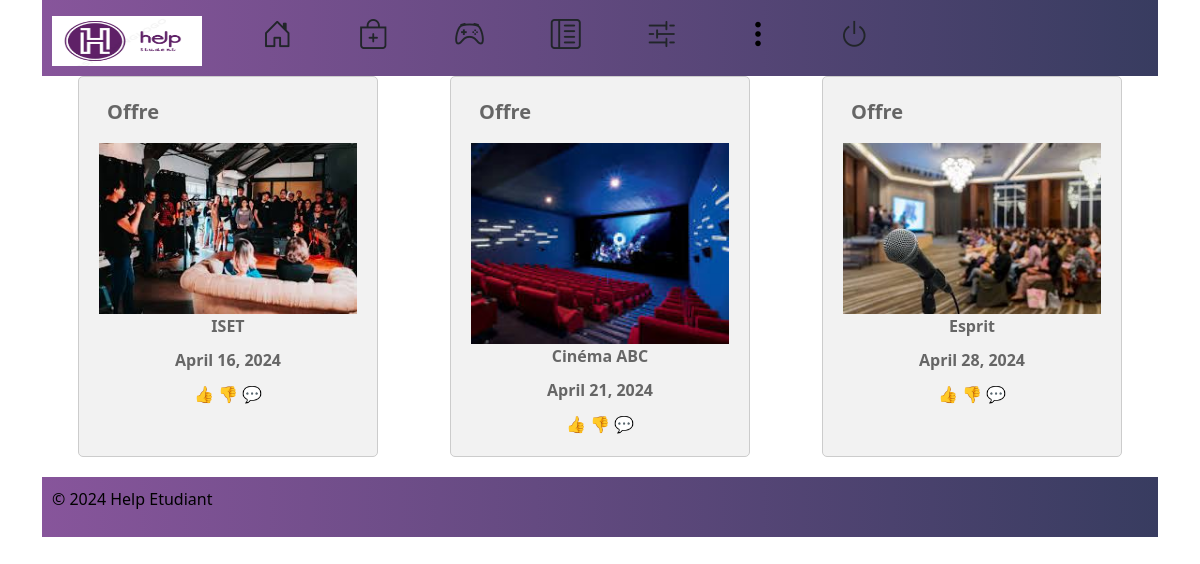
Page /evenement on the committed database.
### alamy/models.py (models this page shows, shortened)
class Poste(models.Model):
    TYPE_CHOICES = [
        (0, 'Offre'),
        (1, 'Demande'),
    ]
    type = models.IntegerField(choices=TYPE_CHOICES)
    image = models.ImageField(null=True, blank=True)
    utilisateur = models.ForeignKey('Utilisateur', on_delete=models.CASCADE, null=True)
    likes_count = models.IntegerField(default=0)
    dislikes_count = models.IntegerField(default=0)
    comments_count = models.IntegerField(default=0)
    is_deleted = models.BooleanField(default=False)

class Evenement(Poste):
    intitule = models.CharField(max_length=100)
    description = models.CharField(max_length=255)
    date = models.DateField()
    lieu = models.CharField(max_length=100)
    contactinfo = models.CharField(max_length=100)
    nombretickets = models.IntegerField(blank=True, null=True)

class Poste(models.Model):
    TYPE_CHOICES = [
        (0, 'Offre'),
        (1, 'Demande'),
    ]
    type = models.IntegerField(choices=TYPE_CHOICES)
    image = models.ImageField(null=True, blank=True)
    utilisateur = models.ForeignKey('Utilisateur', on_delete=models.CASCADE, null=True)
    likes_count = models.IntegerField(default=0)
    dislikes_count = models.IntegerField(default=0)
    comments_count = models.IntegerField(default=0)
    is_deleted = models.BooleanField(default=False)

### alamy/views.py (the view)
# urls.py: path('evenement', views.evenement_liste, name='evenement'),
def evenement_liste(request):
    evenements = Evenement.objects.all()
    context = {'evenements': evenements}
    return render(request, 'Evenement.html', context)

### alamy/templates/Evenement.html (shortened to what this page needs)
{% extends 'accueuil.html' %}
{% block head %}
{% load static %}
{% endblock %}
{% block body %}
    <div class="card-container">
        {% for evenement  in evenements %}
            <div class="card">
                <p class="poste-type">{{ evenement.get_type_display }}</p>
                {% if evenement.image %}
                    <img src="{{ evenement.image.url }}" alt="Image du evenement">
                {% endif %}
                <p class="poste-info">{{ evenement.intitule }}</p>
                <p class="poste-info">{{ evenement.date }}</p>
                <div class="reactions">
                    <span class="reaction-icon like-icon" data-poste-id="{{ poste.id }}" id="dropdowns-button">&#x1F44D;</span>
                    <span class="reaction-icon dislike-icon" data-post-id="{{ post.id }}" id="dislike-button">&#x1F44E;</span>
                    <span class="reaction-icon comment-icon">&#x1F4AC;</span>
                </div>
            </div>
        {% endfor %}
    </div>
{% endblock %}

### alamy/static/css/poste.css (style rules this page uses)
.card-container { display: flex; justify-content: space-around; flex-wrap: wrap; }
.card { width: 300px; padding: 20px; background-color: #f2f2f2; border: 1px solid #ccc; border-radius: 5px; margin-bottom: 20px; text-align: center; }
.card p { color: #666; }
.poste-info { font-size: 16px; color: #333; margin-bottom: 10px; font-weight: bold; }
.poste-type { font-size: 20px; color: #080707; font-weight: bold; margin-right:190px; }

### rows in the picture
Evenement: type "Offre", image (picture), intitule "ISET", date "April 16, 2024"
Evenement: type "Offre", image (picture), intitule "Cinéma ABC", date "April 21, 2024"
Evenement: type "Offre", image (picture), intitule "Esprit", date "April 28, 2024"
